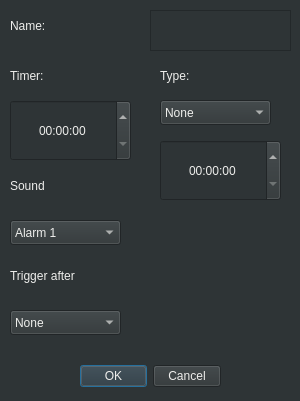
<?xml version="1.0" encoding="UTF-8"?>
<ui version="4.0">
 <class>AddTimerDialog</class>
 <widget class="QDialog" name="AddTimerDialog">
  <property name="geometry">
   <rect>
    <x>0</x>
    <y>0</y>
    <width>300</width>
    <height>401</height>
   </rect>
  </property>
  <property name="windowTitle">
   <string>Dialog</string>
  </property>
  <property name="styleSheet">
   <string notr="true">background-color: rgb(46, 52, 54);
color:rgb(238, 238, 236);</string>
  </property>
  <widget class="QDialogButtonBox" name="buttonBox">
   <property name="geometry">
    <rect>
     <x>80</x>
     <y>360</y>
     <width>141</width>
     <height>32</height>
    </rect>
   </property>
   <property name="orientation">
    <enum>Qt::Horizontal</enum>
   </property>
   <property name="standardButtons">
    <set>QDialogButtonBox::Cancel|QDialogButtonBox::Ok</set>
   </property>
  </widget>
  <widget class="QTimeEdit" name="timeEdit">
   <property name="geometry">
    <rect>
     <x>10</x>
     <y>100</y>
     <width>121</width>
     <height>61</height>
    </rect>
   </property>
   <property name="alignment">
    <set>Qt::AlignCenter</set>
   </property>
   <property name="displayFormat">
    <string>hh:mm:ss</string>
   </property>
  </widget>
  <widget class="QLabel" name="label">
   <property name="geometry">
    <rect>
     <x>10</x>
     <y>60</y>
     <width>121</width>
     <height>31</height>
    </rect>
   </property>
   <property name="text">
    <string>Timer:</string>
   </property>
  </widget>
  <widget class="QLabel" name="label_2">
   <property name="geometry">
    <rect>
     <x>160</x>
     <y>60</y>
     <width>111</width>
     <height>31</height>
    </rect>
   </property>
   <property name="text">
    <string>Type:</string>
   </property>
  </widget>
  <widget class="QTimeEdit" name="Delay">
   <property name="geometry">
    <rect>
     <x>160</x>
     <y>140</y>
     <width>121</width>
     <height>61</height>
    </rect>
   </property>
   <property name="alignment">
    <set>Qt::AlignCenter</set>
   </property>
   <property name="displayFormat">
    <string>hh:mm:ss</string>
   </property>
  </widget>
  <widget class="QComboBox" name="Alarms">
   <property name="geometry">
    <rect>
     <x>10</x>
     <y>220</y>
     <width>111</width>
     <height>25</height>
    </rect>
   </property>
   <item>
    <property name="text">
     <string>Alarm 1</string>
    </property>
   </item>
   <item>
    <property name="text">
     <string>Alarm 2</string>
    </property>
   </item>
   <item>
    <property name="text">
     <string>Alarm 3</string>
    </property>
   </item>
  </widget>
  <widget class="QLabel" name="Sound_Label">
   <property name="geometry">
    <rect>
     <x>10</x>
     <y>170</y>
     <width>121</width>
     <height>31</height>
    </rect>
   </property>
   <property name="text">
    <string>Sound</string>
   </property>
  </widget>
  <widget class="QLabel" name="Timers_Label">
   <property name="geometry">
    <rect>
     <x>10</x>
     <y>260</y>
     <width>121</width>
     <height>31</height>
    </rect>
   </property>
   <property name="text">
    <string>Trigger after</string>
   </property>
  </widget>
  <widget class="QComboBox" name="Timers">
   <property name="geometry">
    <rect>
     <x>10</x>
     <y>310</y>
     <width>111</width>
     <height>25</height>
    </rect>
   </property>
   <item>
    <property name="text">
     <string>None</string>
    </property>
   </item>
  </widget>
  <widget class="QLabel" name="Name_Label">
   <property name="geometry">
    <rect>
     <x>10</x>
     <y>10</y>
     <width>121</width>
     <height>31</height>
    </rect>
   </property>
   <property name="text">
    <string>Name:</string>
   </property>
  </widget>
  <widget class="QTextEdit" name="timerName">
   <property name="geometry">
    <rect>
     <x>150</x>
     <y>10</y>
     <width>141</width>
     <height>41</height>
    </rect>
   </property>
  </widget>
  <widget class="QComboBox" name="Type">
   <property name="geometry">
    <rect>
     <x>160</x>
     <y>100</y>
     <width>111</width>
     <height>25</height>
    </rect>
   </property>
   <item>
    <property name="text">
     <string>None</string>
    </property>
   </item>
   <item>
    <property name="text">
     <string>Delay for</string>
    </property>
   </item>
   <item>
    <property name="text">
     <string>Play after time</string>
    </property>
   </item>
  </widget>
 </widget>
 <resources/>
 <connections>
  <connection>
   <sender>buttonBox</sender>
   <signal>accepted()</signal>
   <receiver>AddTimerDialog</receiver>
   <slot>accept()</slot>
   <hints>
    <hint type="sourcelabel">
     <x>220</x>
     <y>221</y>
    </hint>
    <hint type="destinationlabel">
     <x>157</x>
     <y>224</y>
    </hint>
   </hints>
  </connection>
  <connection>
   <sender>buttonBox</sender>
   <signal>rejected()</signal>
   <receiver>AddTimerDialog</receiver>
   <slot>reject()</slot>
   <hints>
    <hint type="sourcelabel">
     <x>220</x>
     <y>221</y>
    </hint>
    <hint type="destinationlabel">
     <x>286</x>
     <y>224</y>
    </hint>
   </hints>
  </connection>
 </connections>
</ui>
